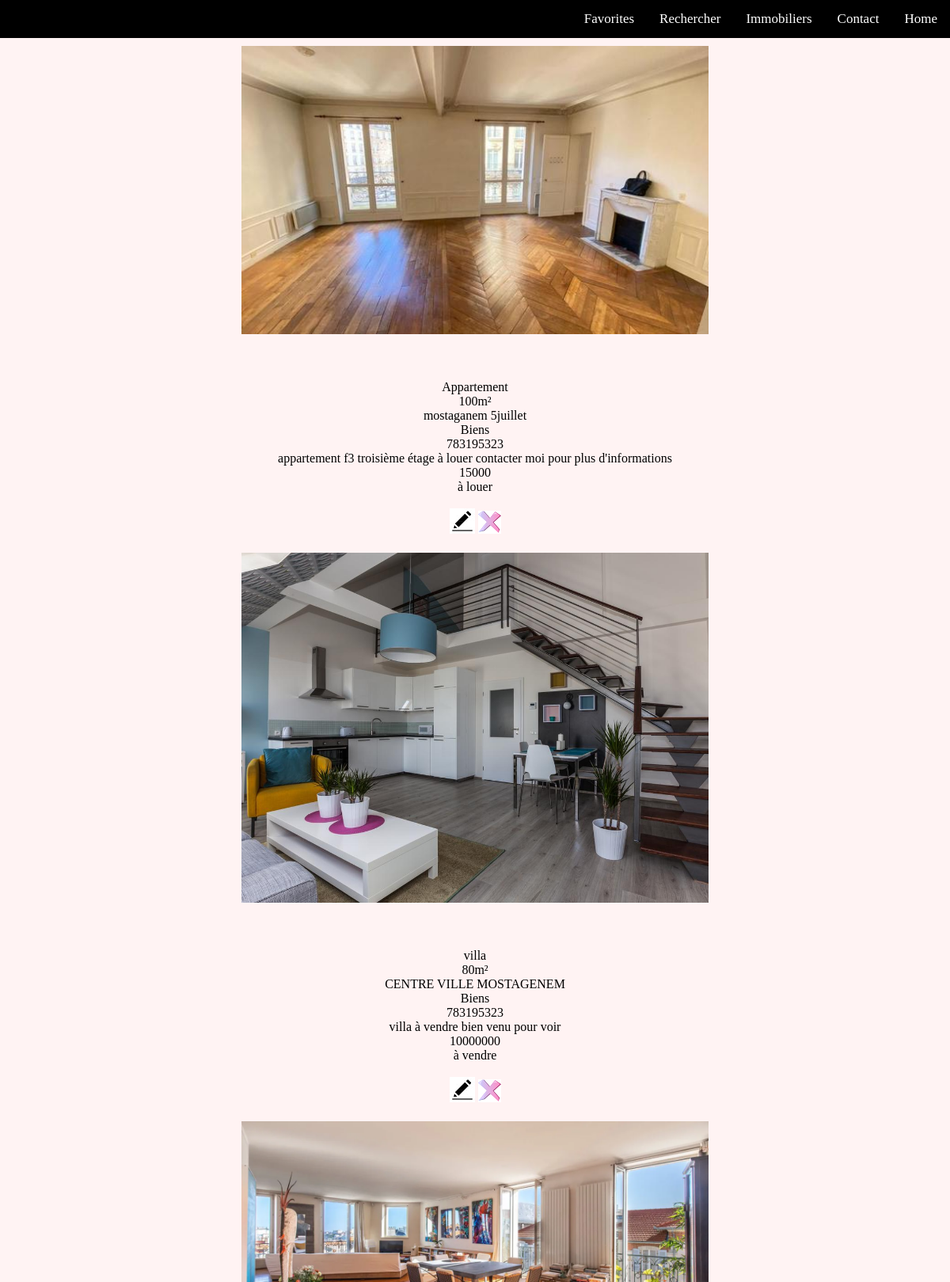
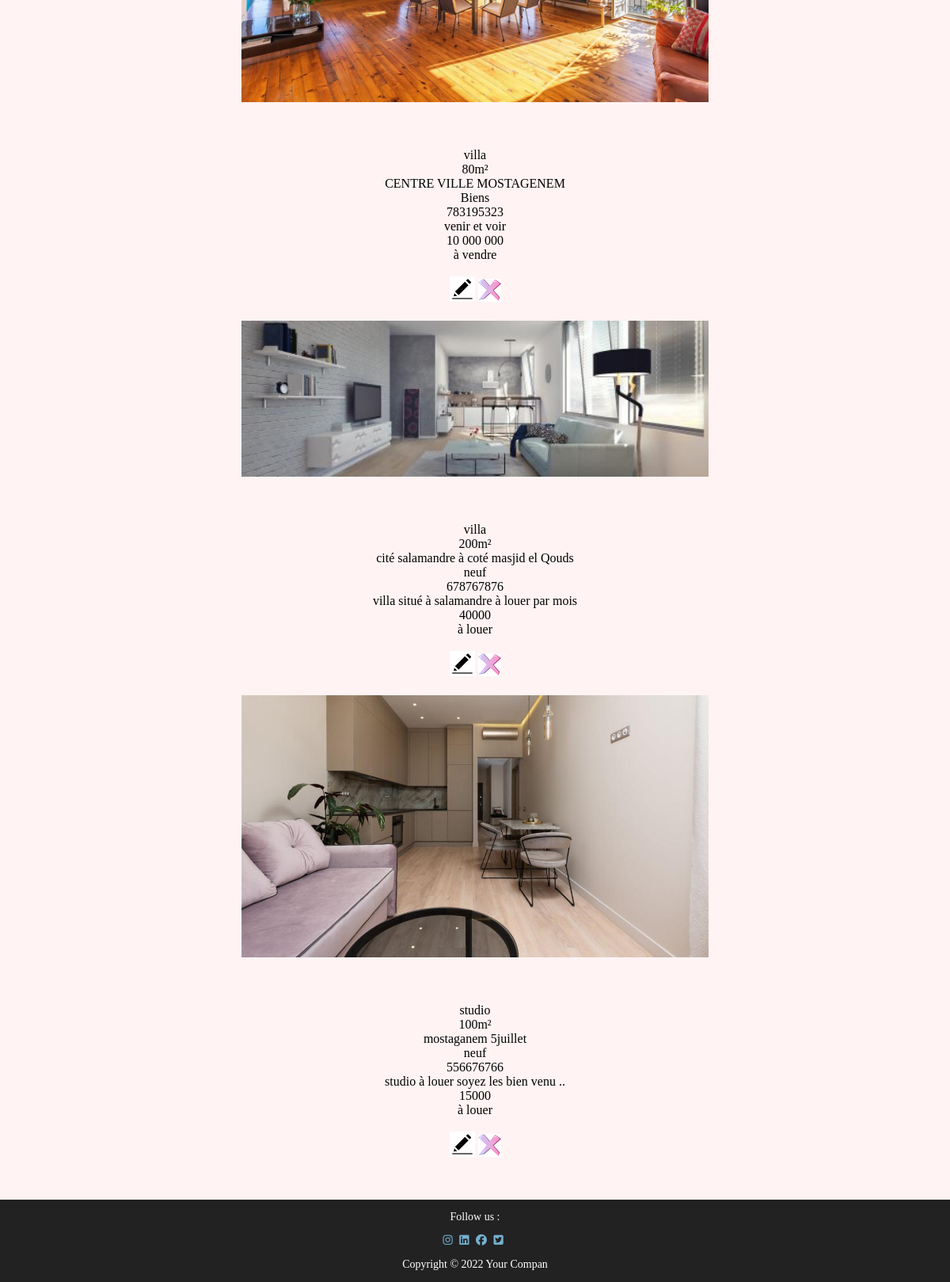
The app's page /immobilier.php?username=mohamed12@gmail.com with its own data (2 pictures, top to bottom).
### tables this page shows
CREATE TABLE `immobilier2` (
  `id` int(11) NOT NULL,
  `file_name` varchar(100) NOT NULL,
  `uploaded_on` datetime NOT NULL DEFAULT current_timestamp(),
  `status` enum('1','0') NOT NULL DEFAULT '1',
  `type` tinytext NOT NULL,
  `lieu` varchar(100) NOT NULL,
  `surface` varchar(100) NOT NULL,
  `etat` varchar(100) NOT NULL,
  `tel` int(100) NOT NULL,
  `prix` varchar(100) NOT NULL,
  `commentaire` text NOT NULL,
  `transaction` text NOT NULL,
  `user` varchar(255) NOT NULL
);

### immobilier.php (the view, shortened to what this page needs)
<!DOCTYPE html>
<html>
<head>
	<link rel="stylesheet" href="style2.css" type="text/css" >
</head>
<body>
<nav>
		         <a class="active "href="monSite1.html">Home</a>
		         <a href="contactUs.php">Contact</a>
		         <a href="consulter.php">Immobiliers</a>
		          <a href="recherche1.php" >Rechercher</a>
		         <a href="favoris.php?id=<?= $_SESSION['id'];?>">Favorites</a>
	</nav>
<?php
    if (isset($_GET['username'])) {
  include("config.php");
  $articles =$db->query( "SELECT * FROM `immobilier2` WHERE  `immobilier2`.`user`= '".$_GET['username']."' ");
        while ($a = $articles->fetch_assoc()){?>
          <div class="pub">
            <div class="image"><img src="<?php echo $a['file_name'] ?>"  width="50%" height="50%"></div><br><br><br>
          <?=$a['type']?><br>
                <?=$a['surface']?><br>
                <?=$a['lieu']?><br>
                <?=$a['etat']?><br>
                <?=$a['tel']?><br>
                <?=$a['commentaire']?><br>
                <?=$a['prix']?><br>
                <?=$a['transaction']?><br><br>
                <a href="modifierSupp.php?id=<?php echo $a['id']; ?>"  ><img src="edit.jpg"></a>
               <a href="delete.php?id=<?php echo $a['id']; ?>"onclick="return ask();"><img src="delete.png"></font></a>
              </div>
      <?PHP   }
     } ?>
<footer>
       <P> Follow us : </P>
      <a target="_blank"  href="https://www.instagram.com"><i class="fa-brands fa-instagram"></i></a>
    <a target="_blank"  href="https://www.linkedin.com"><i class="fa-brands fa-linkedin"></i></a>
    <a target="_blank" href="https://www.facebook.com"><i class="fa-brands fa-facebook"></i></a>
    <a target="_blank" href="https://twitter.com"><i class="fa-brands fa-twitter-square"></i></a>
        	    <p><center>Copyright &copy; 2022 Your Compan</center></p>
        	 </footer>
</body>
</html>

### Style2.css (style rules this page uses)
html { position: relative; height: auto; }
body { margin: 0; padding: 0; position: relative; margin: 0; padding-bottom: 9rem; min-height: 100%; }
nav { overflow: hidden; background-color:#000000 ; }
nav a { float: right; color: white; text-align: center; padding: 14px 16px; text-decoration: none; font-size: 17px; }
footer { background-color: #222; color: #fff; font-size: 14px; bottom: 0; position: absolute; left: 0; right: 0; text-align: center; z-index: 999; }
footer p { color: white; }
footer a { color: #75b1d1; text-decoration: none; margin-right:5px; }

### immobilier.php (style rules this page uses)
html { background-color: #FFF3F3; height: 150vh; }
.pub { float:center; padding: 10px; text-align: center; }

### records on screen
immobilier2: file_name (picture), type "Appartement", surface "100m²", lieu "mostaganem 5juillet", etat "Biens", tel "783195323", commentaire "appartement f3 troisième étage à louer contacter moi pour plus d'informations", prix "15000", transaction "à louer"
immobilier2: file_name (picture), type "villa", surface "80m²", lieu "CENTRE VILLE MOSTAGENEM", etat "Biens", tel "783195323", commentaire "villa à vendre bien venu pour voir", prix "10000000", transaction "à vendre"
immobilier2: file_name (picture), type "villa", surface "80m²", lieu "CENTRE VILLE MOSTAGENEM", etat "Biens", tel "783195323", commentaire "venir et voir", prix "10 000 000", transaction "à vendre"
immobilier2: file_name (picture), type "villa", surface "200m²", lieu "cité salamandre à coté masjid el Qouds", etat "neuf", tel "678767876", commentaire "villa situé à salamandre à louer par mois", prix "40000", transaction "à louer"
immobilier2: file_name (picture), type "studio", surface "100m²", lieu "mostaganem 5juillet", etat "neuf", tel "556676766", commentaire "studio à louer soyez les bien venu ..", prix "15000", transaction "à louer"
